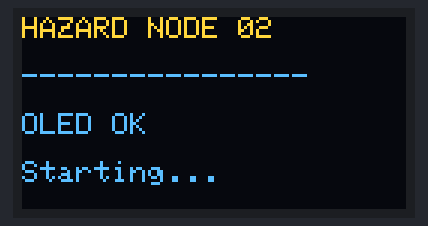
The sketch below on a simulated ESP32. On the bench: 128×64 one-colour display. The OLED is the two-colour kind (top 16 rows yellow); what the sketch prints to the serial monitor is not drawn.

Above: at 2.1 s.
At 4.6 s:
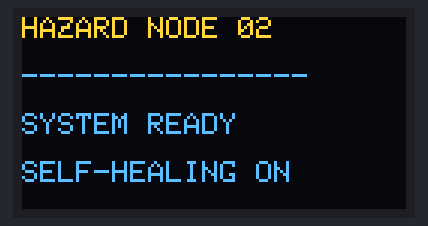
At 9.6 s:
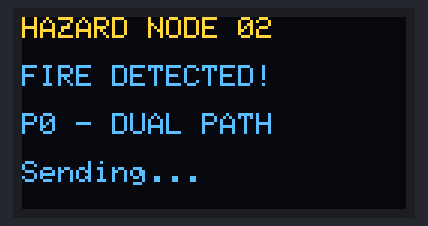
At 15.0 s:
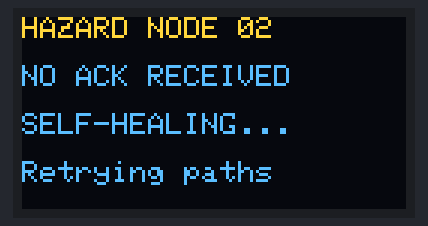
At 16.3 s:
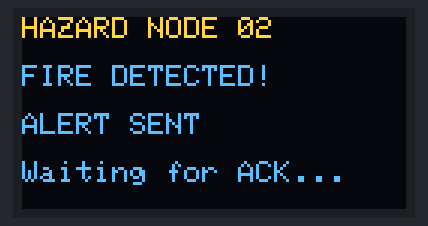

Measured:
- what the display in image 0 shows lasts 2.4 s, from 2.1 s to 4.5 s
- what the display in image 1 shows lasts 5.0 s, from 4.5 s to 9.5 s
- what the display in image 3 shows lasts 1.0 s, from 14.9 s to 15.9 s

The sketch:

hazard_node.ino
```cpp
#include <WiFi.h>
#include <esp_now.h>
#include <esp_wifi.h>

#include <Wire.h>
#include <Adafruit_GFX.h>
#include <Adafruit_SSD1306.h>


// =====================================================
// OLED
// =====================================================

#define SCREEN_WIDTH 128
#define SCREEN_HEIGHT 64

#define OLED_RESET -1
#define OLED_ADDRESS 0x3C

#define SDA_PIN 25
#define SCL_PIN 26

Adafruit_SSD1306 display(
  SCREEN_WIDTH,
  SCREEN_HEIGHT,
  &Wire,
  OLED_RESET
);


// =====================================================
// NODE
// =====================================================

#define HAZARD_ID 2
#define BASE_ID 1

#define WIFI_CHANNEL 1


// =====================================================
// RELAY MACs
// =====================================================

uint8_t relayAMAC[] =
{
  0x2C, 0xF4, 0x32, 0x30, 0xCD, 0xD2
};

uint8_t relayBMAC[] =
{
  0x8C, 0xAA, 0xB5, 0x6B, 0x08, 0xAA
};


// =====================================================
// PACKET
// =====================================================

struct MeshPacket
{
  uint16_t messageID;

  uint8_t source;
  uint8_t destination;
  uint8_t type;
  uint8_t priority;
  uint8_t hopCount;
  uint8_t ttl;

  char event[20];
};


// =====================================================
// ACK VARIABLES
// =====================================================

volatile bool ackReceived = false;

volatile uint16_t ackMessageID = 0;

volatile uint8_t ackHops = 0;


// =====================================================
// OLED
// =====================================================

void showOLED(
  const char *line1,
  const char *line2,
  const char *line3,
  const char *line4
)
{
  display.clearDisplay();

  display.setTextColor(
    SSD1306_WHITE
  );

  display.setTextSize(1);


  display.setCursor(0, 0);
  display.println(line1);

  display.setCursor(0, 16);
  display.println(line2);

  display.setCursor(0, 32);
  display.println(line3);

  display.setCursor(0, 48);
  display.println(line4);

  display.display();
}


// =====================================================
// RECEIVE CALLBACK
// NO OLED HERE
// =====================================================

void onDataRecv(
  const uint8_t *mac,
  const uint8_t *data,
  int len
)
{
  if (
    len != sizeof(MeshPacket)
  )
  {
    return;
  }


  MeshPacket packet;

  memcpy(
    &packet,
    data,
    sizeof(MeshPacket)
  );


  if (
    packet.type == 2 &&
    packet.destination == HAZARD_ID
  )
  {
    ackMessageID = packet.messageID;

    ackHops = packet.hopCount;

    ackReceived = true;
  }
}


// =====================================================
// SEND EMERGENCY THROUGH BOTH RELAYS
// =====================================================

bool sendEmergency(
  uint16_t messageID
)
{
  MeshPacket packet;


  packet.messageID = messageID;

  packet.source = HAZARD_ID;

  packet.destination = BASE_ID;

  packet.type = 3;

  packet.priority = 0;

  packet.hopCount = 0;

  packet.ttl = 5;


  strcpy(
    packet.event,
    "FIRE"
  );


  Serial.println();
  Serial.println("========================================");
  Serial.println("       FIRE EMERGENCY ALERT");
  Serial.println("========================================");

  Serial.print("MESSAGE ID : ");
  Serial.println(messageID);

  Serial.println("SOURCE     : HAZARD NODE 02");

  Serial.println("EVENT      : FIRE");

  Serial.println("PRIORITY   : P0");

  Serial.println("DEST       : BASE");

  Serial.println("HOPS       : 0");

  Serial.println("TTL        : 5");


  showOLED(
    "HAZARD NODE 02",
    "FIRE DETECTED!",
    "P0 - DUAL PATH",
    "Sending..."
  );


  delay(300);


  // ===================================================
  // RELAY A
  // ===================================================

  esp_err_t resultA =
    esp_now_send(
      relayAMAC,
      (uint8_t *)&packet,
      sizeof(packet)
    );


  if (
    resultA == ESP_OK
  )
  {
    Serial.println(
      "SENT TO RELAY A"
    );
  }
  else
  {
    Serial.print(
      "RELAY A SEND ERROR: "
    );

    Serial.println(resultA);
  }


  // ===================================================
  // RELAY B
  // ===================================================

  esp_err_t resultB =
    esp_now_send(
      relayBMAC,
      (uint8_t *)&packet,
      sizeof(packet)
    );


  if (
    resultB == ESP_OK
  )
  {
    Serial.println(
      "SENT TO RELAY B"
    );
  }
  else
  {
    Serial.print(
      "RELAY B SEND ERROR: "
    );

    Serial.println(resultB);
  }


  showOLED(
    "HAZARD NODE 02",
    "FIRE DETECTED!",
    "ALERT SENT",
    "Waiting for ACK..."
  );


  return (
    resultA == ESP_OK ||
    resultB == ESP_OK
  );
}


// =====================================================
// SETUP
// =====================================================

void setup()
{
  Serial.begin(115200);

  delay(2000);


  // ===================================================
  // OLED
  // ===================================================

  Wire.begin(
    SDA_PIN,
    SCL_PIN
  );


  if (
    !display.begin(
      SSD1306_SWITCHCAPVCC,
      OLED_ADDRESS
    )
  )
  {
    Serial.println(
      "OLED NOT FOUND!"
    );

    while (true)
    {
      delay(1000);
    }
  }


  Serial.println("OLED OK");


  showOLED(
    "HAZARD NODE 02",
    "----------------",
    "OLED OK",
    "Starting..."
  );


  delay(2000);


  // ===================================================
  // WIFI
  // ===================================================

  WiFi.mode(WIFI_STA);

  delay(200);


  esp_wifi_set_channel(
    WIFI_CHANNEL,
    WIFI_SECOND_CHAN_NONE
  );


  delay(200);


  Serial.println();
  Serial.println("========================================");
  Serial.println("          HAZARD NODE 02");
  Serial.println("========================================");

  Serial.print("MAC: ");

  Serial.println(
    WiFi.macAddress()
  );

  Serial.print("CHANNEL: ");

  Serial.println(
    WIFI_CHANNEL
  );


  // ===================================================
  // ESP-NOW
  // ===================================================

  if (
    esp_now_init()
    != ESP_OK
  )
  {
    Serial.println(
      "ESP-NOW INIT FAILED"
    );

    showOLED(
      "HAZARD NODE 02",
      "ESP-NOW ERROR",
      "INITIALIZATION",
      "FAILED!"
    );

    while (true)
    {
      delay(1000);
    }
  }


  Serial.println(
    "ESP-NOW INITIALIZED"
  );


  // ===================================================
  // RELAY A PEER
  // ===================================================

  esp_now_peer_info_t peerA = {};


  memcpy(
    peerA.peer_addr,
    relayAMAC,
    6
  );


  peerA.channel =
    WIFI_CHANNEL;

  peerA.encrypt =
    false;


  if (
    esp_now_add_peer(
      &peerA
    )
    == ESP_OK
  )
  {
    Serial.println(
      "RELAY A ADDED"
    );
  }
  else
  {
    Serial.println(
      "RELAY A ADD FAILED"
    );
  }


  // ===================================================
  // RELAY B PEER
  // ===================================================

  esp_now_peer_info_t peerB = {};


  memcpy(
    peerB.peer_addr,
    relayBMAC,
    6
  );


  peerB.channel =
    WIFI_CHANNEL;

  peerB.encrypt =
    false;


  if (
    esp_now_add_peer(
      &peerB
    )
    == ESP_OK
  )
  {
    Serial.println(
      "RELAY B ADDED"
    );
  }
  else
  {
    Serial.println(
      "RELAY B ADD FAILED"
    );
  }


  // ===================================================
  // CALLBACK
  // ===================================================

  esp_now_register_recv_cb(
    onDataRecv
  );


  // ===================================================
  // READY
  // ===================================================

  Serial.println();
  Serial.println("========================================");
  Serial.println("       HAZARD NODE READY");
  Serial.println("========================================");


  showOLED(
    "HAZARD NODE 02",
    "----------------",
    "SYSTEM READY",
    "SELF-HEALING ON"
  );


  // Give network time to stabilize
  delay(5000);


  // ===================================================
  // MESSAGE ID
  // ===================================================

  uint16_t messageID =
    millis() & 0xFFFF;


  ackReceived = false;


  // ===================================================
  // SEND FIRST ALERT
  // ===================================================

  sendEmergency(
    messageID
  );


  // ===================================================
  // WAIT FOR ACK
  // ===================================================

  unsigned long startTime =
    millis();


  while (
    !ackReceived &&
    millis() - startTime < 5000
  )
  {
    delay(10);
  }


  // ===================================================
  // ACK RECEIVED
  // ===================================================

  if (
    ackReceived &&
    ackMessageID == messageID
  )
  {
    Serial.println();
    Serial.println("========================================");
    Serial.println("        ACKNOWLEDGEMENT RECEIVED");
    Serial.println("========================================");

    Serial.print("MESSAGE ID : ");
    Serial.println(ackMessageID);

    Serial.print("HOPS       : ");
    Serial.println(ackHops);

    Serial.println("----------------------------------------");

    Serial.println(
      "BASE CONFIRMED ALERT"
    );

    Serial.println(
      "ALERT DELIVERED SUCCESSFULLY"
    );

    Serial.println(
      "SELF-HEALING NETWORK OK"
    );

    Serial.println(
      "========================================");


    showOLED(
      "HAZARD NODE 02",
      "----------------",
      "ALERT DELIVERED",
      "ACK RECEIVED!"
    );
  }
  else
  {
    // =================================================
    // NO ACK
    // =================================================

    Serial.println();
    Serial.println("========================================");
    Serial.println("       NO ACK RECEIVED");
    Serial.println("========================================");

    Serial.println(
      "RETRYING BOTH PATHS..."
    );


    showOLED(
      "HAZARD NODE 02",
      "NO ACK RECEIVED",
      "SELF-HEALING...",
      "Retrying paths"
    );


    // =================================================
    // RETRY
    // =================================================

    ackReceived = false;


    delay(1000);


    sendEmergency(
      messageID
    );


    startTime =
      millis();


    while (
      !ackReceived &&
      millis() - startTime < 5000
    )
    {
      delay(10);
    }


    // =================================================
    // SECOND ACK
    // =================================================

    if (
      ackReceived &&
      ackMessageID == messageID
    )
    {
      Serial.println();
      Serial.println(
        "SELF-HEALING SUCCESSFUL"
      );


      showOLED(
        "HAZARD NODE 02",
        "SELF-HEALING OK",
        "ALERT DELIVERED",
        "ACK RECEIVED!"
      );
    }
    else
    {
      Serial.println();
      Serial.println(
        "NETWORK DELIVERY FAILED"
      );


      showOLED(
        "HAZARD NODE 02",
        "DELIVERY FAILED",
        "NO ACK RECEIVED",
        "CHECK NETWORK"
      );
    }
  }
}


void loop()
{
}
```
